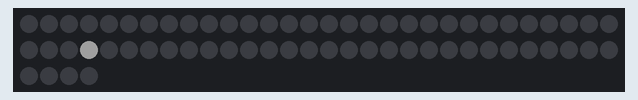
This sketch was run on a simulated Arduino Uno, built with avr-gcc and run on an emulated ATmega328P. Shown: 64 RGB LEDs in strip order, left to right, continuing on the next row. Dim RGB values are drawn brighter than linear; random numbers use the default seed unless the sketch sets one.

Above: at 0.1 s.
At 4.69 s:
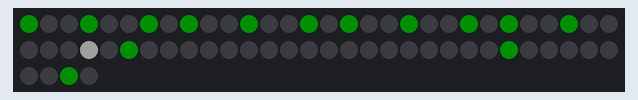
At 9.84 s:
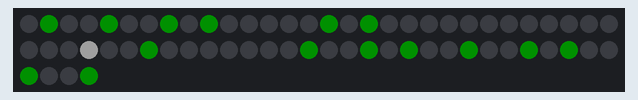
At 20.14 s:
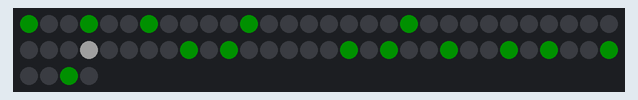
At 28.32 s:
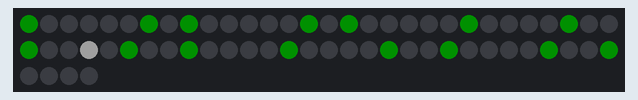
At 39.83 s:
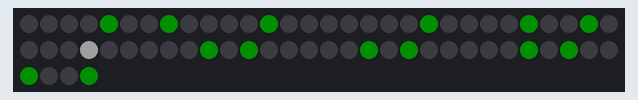

The sketch:

Wacky_BirdMain.ino.ino
```cpp
#include<FastLED.h>

#define NUM_LEDS 64

#define DATA_PIN 6

CRGB leds[NUM_LEDS];

int WackyBird = 33;

int count = 1;

int boardState[64] = {
    0,0,0,0,0,0,0,0,
    0,0,0,0,0,0,0,0,
    0,0,0,0,0,0,0,0,
    0,0,0,0,0,0,0,0,
    0,0,0,0,0,0,0,0,
    0,0,0,0,0,0,0,0,
    0,0,0,0,0,0,0,0,
    0,0,0,0,0,0,0,0
  };

int newColumn[8] = {7,15,23,31,39,47,55,63};

void obstacleCreation(){
  int hole = random(1,7);

  int obstacleRow[8] = {1,1,1,1,1,1,1,1};

  obstacleRow[hole -1] = 0;
  obstacleRow[hole] = 0;
  obstacleRow[hole + 1] = 0;

  boardState[7] = obstacleRow[0];
  boardState[15] = obstacleRow[1];
  boardState[23] = obstacleRow[2];
  boardState[31] = obstacleRow[3];
  boardState[39] = obstacleRow[4];
  boardState[47] = obstacleRow[5];
  boardState[55] = obstacleRow[6];
  boardState[63] = obstacleRow[7];

  for (int i = 0; i < 7; i++){
    if(i+ 1 != WackyBird)
      leds[i] = leds[i + 1];
    if (i+9 != WackyBird)
    leds[i+8] = leds[i+9];
    if (i+17 != WackyBird)
    leds[i + 16] = leds[i+ 17];
    if (i+25 != WackyBird)
    leds[i + 24] = leds[i + 25];
    if (i+33 != WackyBird)
    leds[i + 32] = leds[i + 33];
    if (i+41 != WackyBird)
    leds[i + 40] = leds[i + 41];
    if (i+49 != WackyBird)
    leds[i + 48] = leds[i + 49];
    if (i+57 != WackyBird)
    leds[i + 56] = leds[i + 57];
  }

  if(count == 3){
    createPillars();
    count = 1;
  }
  else{
    createSpace();
    count++;
  }
}

void createPillars(){
  for (int i = 7; i <64; i+=8){
    if (boardState[i] == 1){
      leds[i] = CRGB::Green;
    }
    else{
      leds[i] = CRGB::Black;
    }
  }
}

void createSpace(){
  for (int i = 7; i <64; i+=8){
      leds[i] = CRGB::Black;
  }
}

void drawWacky(){
  leds[WackyBird] = CRGB::White;
}

void setup() {
  // put your setup code here, to run once:
 FastLED.addLeds<NEOPIXEL, DATA_PIN>(leds, NUM_LEDS);
 FastLED.setBrightness(32);
}

void loop() {
  // put your main code here, to run repeatedly:

  obstacleCreation();
  drawWacky();
  FastLED.show();
  delay(300);

}
```
